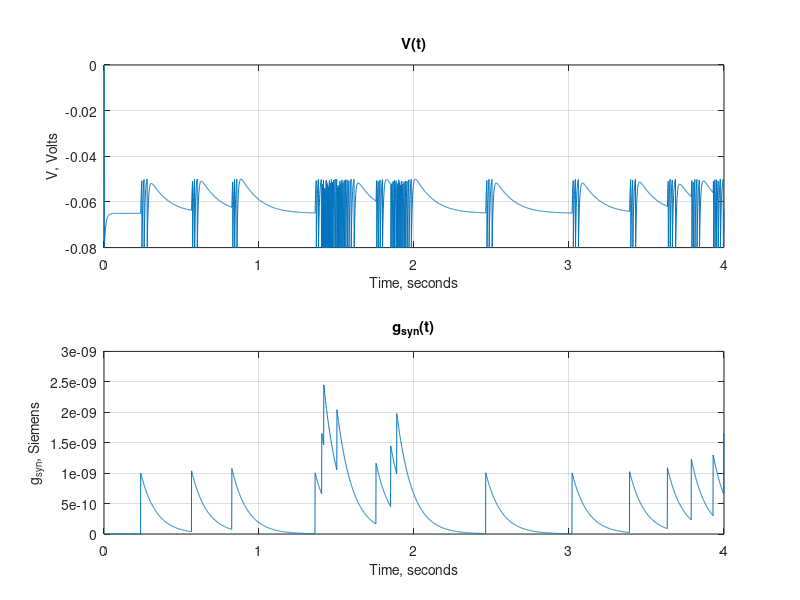

This figure's MATLAB source:
clear all
clc

dt=0.001;
tmax=4;
t=dt:dt:tmax;
delta_t=1e-4;
% tau_D=0.25;
 
g_syn=zeros(size(t));
delta_g=1e-9;
tau=100e-3;

% g_sec=zeros(size(t));
% g_max=2e-9;
% tau_sec=100e-3;

C=20e-12;
E_l=-65e-3;
E_syn=0;
g_l=2e-9;
V=zeros(size(t));

r=repelem([20 100 10 50], length(t)/4);
p=r*delta_t;
p_0=0.5;
% D=ones(size(t));
% F=ones(size(t));
% f_fac=0.25;
% tau_fac=0.25;
% F_max=1/p_0;

spikes=rand(size(t))<p;

for ind=2:length(t)
     
   
     D_gsyn=-g_syn(ind-1)/tau;
     g_syn(ind)=g_syn(ind-1)+D_gsyn*dt;
     
%      D_Depr=(1-D(ind-1))/tau_D;
%      D(ind)=D(ind-1)+D_Depr*dt;
%      
%      D_gsec=-g_sec(ind-1)/tau_sec;
%      g_sec(ind)=g_sec(ind-1)+D_gsec*dt;
%     
%      D_F=(1-F(ind-1))/tau_fac;
%      F(ind)=F(ind-1)+D_F*dt;
%      
     D_V=((g_l)*(E_l-V(ind-1))+(g_syn(ind-1))*(E_syn-V(ind-1)))/C;
     V(ind)=V(ind-1)+D_V*dt;
     
    if spikes(ind)==1
        g_syn(ind)=g_syn(ind)+delta_g;
%        D(ind)=D(ind-1)-D(ind-1)*p_0;
%        F(ind)=F(ind-1)+f_fac*(F_max-F(ind-1));
%        g_sec(ind)=g_sec(ind)+g_max*p_0*D(ind);
    end
    
    if V(ind)>(-50e-3)
        V(ind)=-80e-3;
    end
end
subplot(2,1,2)
plot(t,g_syn)
ylabel('\fontsize{14}g_{syn}, Siemens')
xlabel('\fontsize{14}Time, seconds')
title('\fontsize{15}g_{syn}(t)')
grid on

subplot(2,1,1)
plot(t,V)
ylabel('\fontsize{14}V, Volts')
xlabel('\fontsize{14}Time, seconds')
title('\fontsize{15}V(t)')
grid on